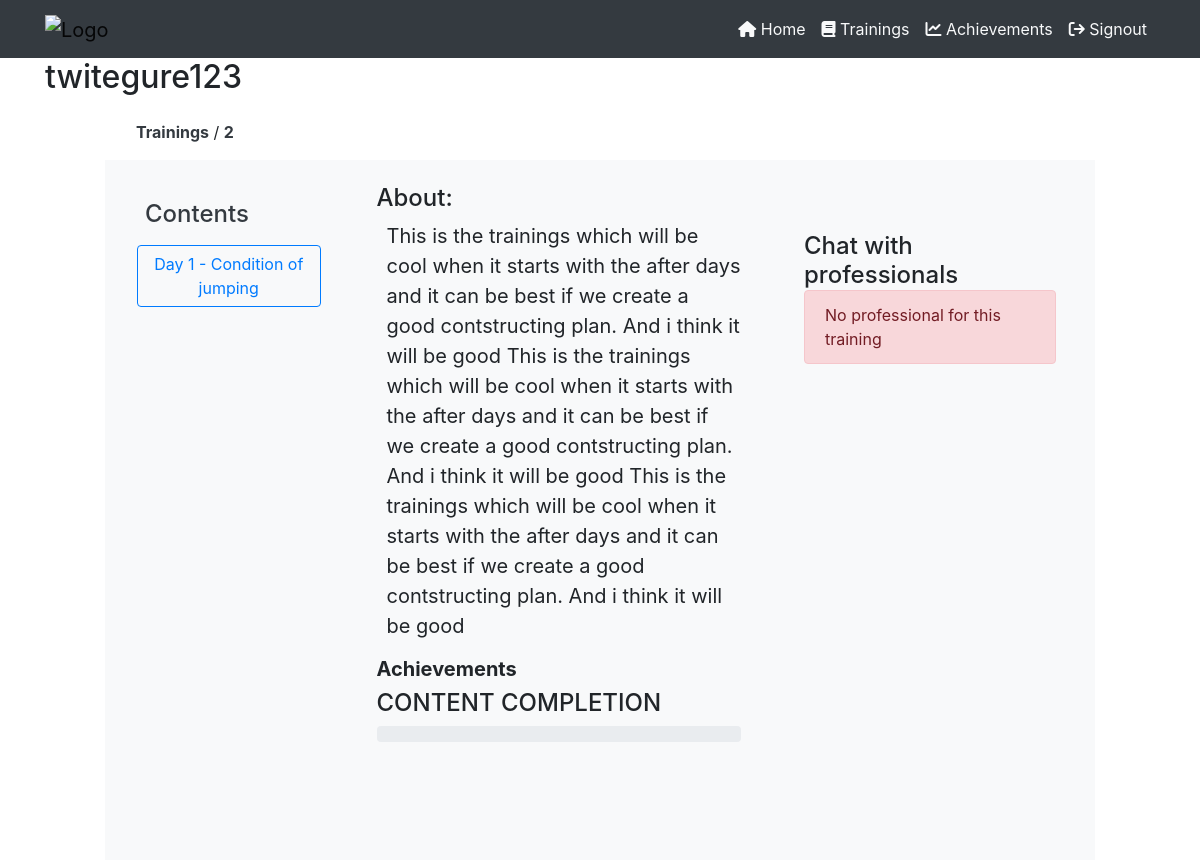
The page /employee-trainings-content.php?training=1 (signed in) on the database as committed earlier.
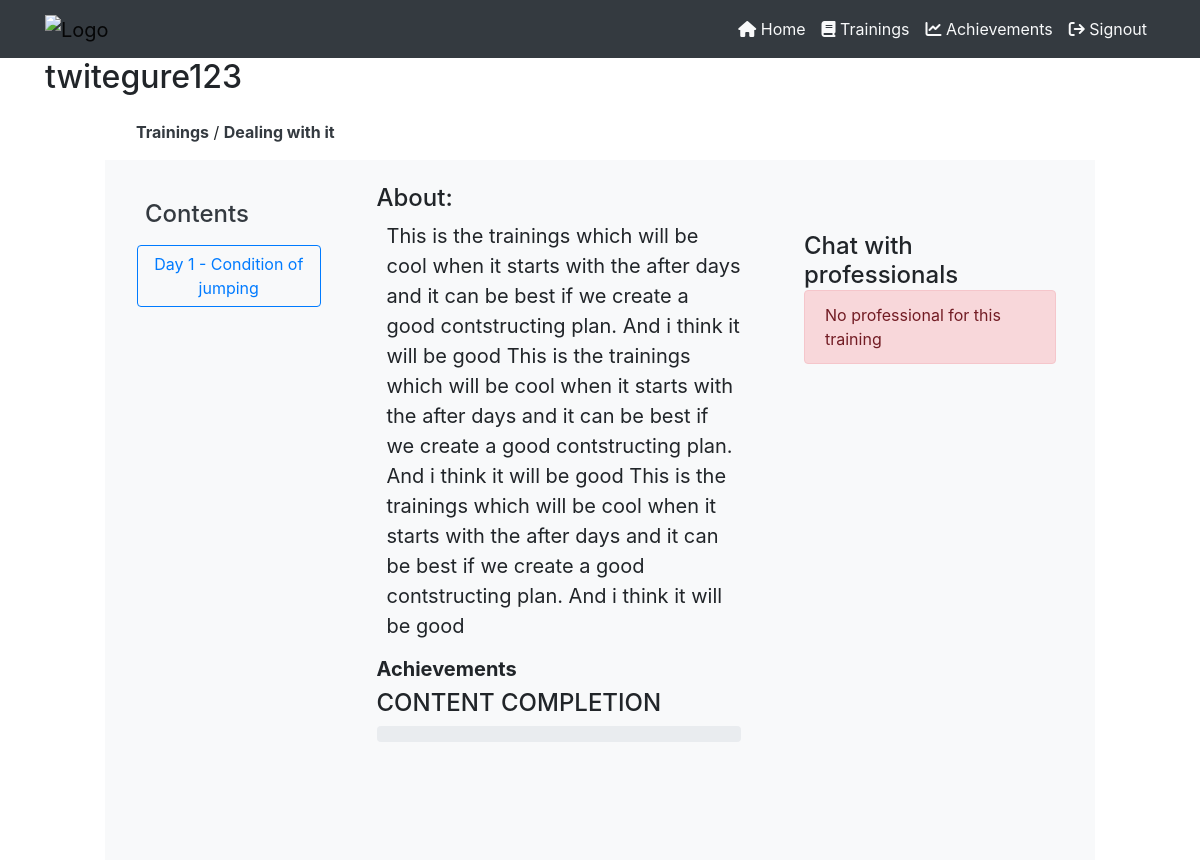
The same page on the database as committed later.
### tables this page shows
CREATE TABLE `trainings` (
  `training_id` int(11) NOT NULL,
  `training_topic` varchar(255) NOT NULL,
  `training_description` text NOT NULL DEFAULT 'This is the defaullt description of the trainings',
  `training_start` varchar(255) NOT NULL,
  `training_end` varchar(255) NOT NULL,
  `training_cover` varchar(255) NOT NULL,
  `training_depart` int(11) NOT NULL,
  `training_status` varchar(255) NOT NULL
);

### php/employee-sessions.php (called while the page is built, shortened)
<?php
    $acting_employee_id = $_SESSION['employee_id'];
    $acting_employee_usern = $_SESSION['employee_username'];
?>

### employee-trainings-content.php (the view, shortened to what the changed rows need)
<?php
    include("php/connection.php");
    include("php/employee-sessions.php");
?>
<!DOCTYPE html>
<html lang="en">
<head>
    <link rel="stylesheet" href="https://maxcdn.bootstrapcdn.com/bootstrap/4.5.2/css/bootstrap.min.css">
    <link rel="stylesheet" href="https://cdnjs.cloudflare.com/ajax/libs/font-awesome/6.4.2/css/all.min.css" />
</head>
<body>
    <div class="container">
        <div class="row align-items-center">
            <div class="col-md-8">
                <?php
                    if (isset($_GET['welcome'])) {
                        ?>
                        <h2>
                            Welcome <?php echo $acting_employee_usern; ?>
                        </h2>
                        <?php
                    }
                    else {
                        ?>
                        <h2>
                            <?php echo $acting_employee_usern; ?>
                        </h2>
                        <?php
                    }
                ?>
            </div>
        </div>
    </div>
    <section class="">
        <div class="" style="width: 80%;margin:auto;">
            <?php
                if (!isset($_GET['training'])) {
                    ?>
                    <p class="alert alert-danger">
                        No training sent to the server.
                    </p>
                    <?php
                }
                else {
                    $training = $_GET['training'];
                    $check_exists = mysqli_query($server,"SELECT * from trainings WHERE
                        training_id='$training'
                    ");
                    if (mysqli_num_rows($check_exists) != 1) {
                        ?>
                        <p class="alert alert-danger">
                            The training is not found.
                        </p>
                        <?php
                    }
                    else {
                        $data_check_exits = mysqli_fetch_array($check_exists);
                        ?>
                        <div class="contents m-3">
                            <a href="employee-trainings.php" class="text-dark font-weight-bold">Trainings</a> / <a href="" class="text-dark font-weight-bold"><?php echo $data_check_exits['training_topic']; ?></a>
                        </div>
                        <div class="row bg-light" style="height: 700px;">
                            <?php include("php/employee-training-content-list.php"); ?>
                            <div class="col-md-5 bg-light p-4">
                                <div id="trai_description">
                                    <div class="" style="font-size: 20px;">
                                        <h4 class="text-decoration-underline">
                                            About:
                                        </h4>
                                        <p class="" style="margin-left: 10px;">
                                            <?php echo $data_check_exits['training_description']; ?>
                                        </p>
                                        <div class="achievements">
                                            <h5 class="font-weight-bold">
                                                Achievements
                                            </h5>
                                            <?php
                                                $get_total_contents = mysqli_query($server,"SELECT * from training_contents
                                                    WHERE
                                                    training = '$training'
                                                ");
                                                $get_passed_contents = mysqli_query($server,"SELECT * from
                                                    empl_trainings_conent_completion WHERE
                                                    employee = '$acting_employee_id'
                                                    AND training = '$training'
                                                    AND status = 'Completed'
                                                ");
                                                if (mysqli_num_rows($get_total_contents) < 1) {
                                                    ?>
                                                    <p class="alert alert-danger">
                                                        No contents to complete
                                                    </p>
                                                    <?php
                                                }
                                                else {
                                                    $num_contents = mysqli_num_rows($get_total_contents);
                                                    $num_completed = mysqli_num_rows($get_passed_contents);
                                                    $completetion_percenage = ($num_completed/$num_contents) * 100;
                                                    ?>
                                                    <h4 style="text-transform: uppercase;">
                                                        Content completion
                                                    </h4>
                                                    <div class="progress" title="You have completed <?php echo $completetion_percenage."%"; ?> of the training contents.">
                                                    </div>
                                                    <?php
                                                }
                                            ?>
                                        </div>
                                    </div>
                                </div>
                            </div>
                            <div class="col-md-4 p-4">
                                <?php
                                    include("php/emplyees-contents-chat.php");
                                ?>
                            </div>
                        </div>
                        <?php
                    }
                }
            ?>
        </div>
</section>
</body>
</html>

Rows that differ between the two databases and show on the page:
changed trainings: training_topic "2" → "Dealing with it"
